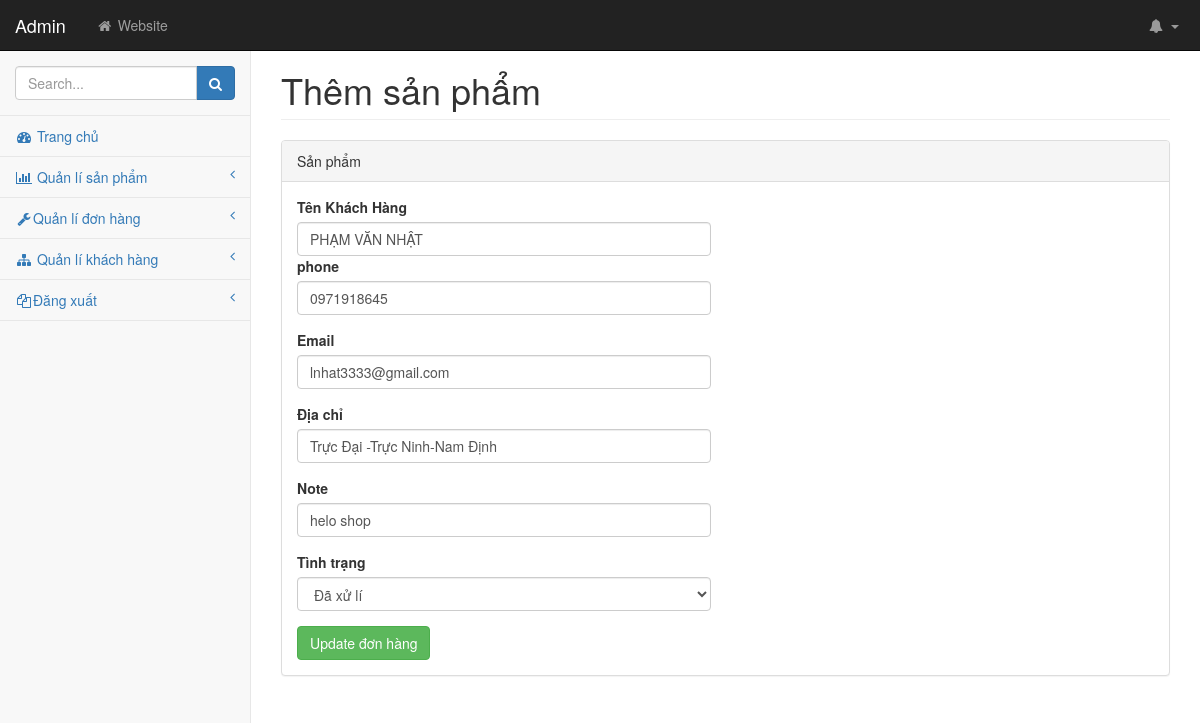
Page /pages/updatedonhang.php?&id=26 on the committed database.
### tables this page shows
CREATE TABLE `dathang` (
  `id` int(11) NOT NULL,
  `tenkh` varchar(50) NOT NULL,
  `phone` varchar(11) NOT NULL,
  `email` varchar(50) NOT NULL,
  `dc` varchar(50) NOT NULL,
  `note` varchar(255) NOT NULL,
  `tinhtrang` varchar(50) NOT NULL
);

### pages/updatedonhang.php (the view, shortened to what this page needs)
<?php
      $conn = new mysqli('localhost','root','','webnc');
      $sql_status = "SELECT * FROM `status`";
      $result_status=mysqli_query($conn,$sql_status) ;
      $id = $_GET['id'];
      $sql = "Select * from dathang  where id ='$id'";
      $result =mysqli_query($conn,$sql) or die("Thêm du lieu that bai.");
      $row = mysqli_fetch_assoc($result);
?>
<!DOCTYPE html>
<html lang="en">
<head>
    <link href="../css/bootstrap.min.css" rel="stylesheet">
    <link href="../css/metisMenu.min.css" rel="stylesheet">
    <link href="../css/startmin.css" rel="stylesheet">
    <link href="../css/font-awesome.min.css" rel="stylesheet" type="text/css">
</head>
<body>
    <div id="wrapper">
        <nav class="navbar navbar-inverse navbar-fixed-top" role="navigation">
            <div class="navbar-header">
                <a class="navbar-brand" href="index.php">Admin</a>
            </div>
            <ul class="nav navbar-nav navbar-left navbar-top-links">
                <li><a href="#"><i class="fa fa-home fa-fw"></i> Website</a></li>
            </ul>
            <ul class="nav navbar-right navbar-top-links">
                <li class="dropdown navbar-inverse">
                    <a class="dropdown-toggle" data-toggle="dropdown" href="#">
                        <i class="fa fa-bell fa-fw"></i> <b class="caret"></b>
                    </a>
                </li>
            </ul>
            <div class="navbar-default sidebar" role="navigation">
                <div class="sidebar-nav navbar-collapse">
                    <ul class="nav" id="side-menu">
                        <li class="sidebar-search">
                            <div class="input-group custom-search-form">
                                <input type="text" class="form-control" placeholder="Search...">
                                <span class="input-group-btn">
                                    <button class="btn btn-primary" type="button">
                                        <i class="fa fa-search"></i>
                                    </button>
                                </span>
                            </div>
                        </li>
                        <li>
                            <a href="index.php"><i class="fa fa-dashboard fa-fw"></i> Trang chủ</a>
                        </li>
                        <li>
                            <a href="tables.php"><i class="fa fa-bar-chart-o fa-fw"></i> Quản lí sản phẩm<span
                                    class="fa arrow"></span></a>
                        </li>
                        <li>
                            <a href="donhang.php"><i class="fa fa-wrench fa-fw"></i>Quản lí đơn hàng <span
                                    class="fa arrow"></span></a>
                        </li>
                        <li>
                            <a href="typography.php"><i class="fa fa-sitemap fa-fw"></i> Quản lí khách hàng<span
                                    class="fa arrow"></span></a>
                        </li>
                        <li>
                            <a href="#"><i class="fa fa-files-o fa-fw"></i>Đăng xuất<span class="fa arrow"></span></a>
                        </li>
                    </ul>
                </div>
            </div>
        </nav>
        <div id="page-wrapper">
            <div class="container-fluid">
                <div class="row">
                    <div class="col-lg-12">
                        <h1 class="page-header">Thêm sản phẩm</h1>
                    </div>
                </div>
                <div class="row">
                    <div class="col-lg-12">
                        <div class="panel panel-default">
                            <div class="panel-heading">
                                Sản phẩm
                            </div>
                            <div class="panel-body">
                                <div class="row">
                                    <div class="col-lg-6">
                                        <form method="POST">
                                            <div class="form-group1">
                                                <label>Tên Khách Hàng </label>
                                                <input type="text" name="tenkh" value="<?php echo $row['tenkh'] ?>"
                                                    class="form-control">
                                            </div>
                                            <div class="form-group">
                                                <label>phone</label>
                                                <input type="text" name="phone" value="<?php echo $row['phone'] ?>"
                                                    class="form-control">
                                            </div>
                                            <div class="form-group">
                                                <label>Email</label>
                                                <input type="text" name="email" value="<?php echo $row['email'] ?>"
                                                    class="form-control">
                                            </div>
                                            <div class="form-group">
                                                <label>Địa chỉ</label>
                                                <input type="text" name="dc" value="<?php echo $row['dc'] ?>"
                                                    class="form-control">
                                            </div>
                                            <div class="form-group">
                                                <label>Note</label>
                                                <input type="text" name="note" value="<?php echo $row['note'] ?>"
                                                    class="form-control">
                                            </div>
                                            <div class="form-group">
                                                <label>Tình trạng</label>
                                                <select class="form-control" name='tinhtrang'>
                                                    <?php while($row_status= mysqli_fetch_assoc($result_status)){?>
                                                    <option><?php echo $row_status['status']?></option>
                                                    <?php }?>
                                                </select>
                                            </div>
                                            <button name="submit" type="submit" class="btn btn-success">Update đơn
                                                hàng</button>
                                        </form>
                                    </div>
                                </div>
                            </div>
                        </div>
                    </div>
                </div>
            </div>
        </div>
    </div>
</body>
</html>

### css/startmin.css (style rules this page uses)
body { background-color: #f8f8f8; }
#wrapper { width: 100%; }
#page-wrapper { padding-top: 30px; min-height: 568px; background-color: #fff; }
@media (min-width:768px) { #page-wrapper { position: inherit; margin-left: 250px; padding: 30px 15px 0 15px; border-left: 1px solid #e7e7e7; } }
.navbar-header { float: left; }
.navbar-left { float: left; }
.navbar-right { text-align: right; }
.navbar-top-links { margin: 0; }
.navbar-top-links li { display: inline-block; }
.navbar-top-links li:last-child { margin-right: 6px; }
.navbar-top-links li a { padding: 15px; min-height: 50px; }
.navbar-top-links>li>a { color: #999; }
.sidebar .sidebar-nav.navbar-collapse { padding-right: 0; padding-left: 0; }
.sidebar .sidebar-search { padding: 15px; }
.sidebar ul li { border-bottom: 1px solid #e7e7e7; }
.sidebar .arrow { float: right; }
.sidebar .fa.arrow:before { content: "\f104"; }
@media (min-width:768px) { .sidebar { z-index: 1; position: absolute; width: 250px; margin-top: 51px; } }

### rows in the picture
dathang: tenkh "PHẠM VĂN NHẬT", phone "0971918645", email "lnhat3333@gmail.com", dc "Trực Đại -Trực Ninh-Nam Định", note "helo shop"

### other values in the picture
form field tinhtrang "Đã xử lí"
